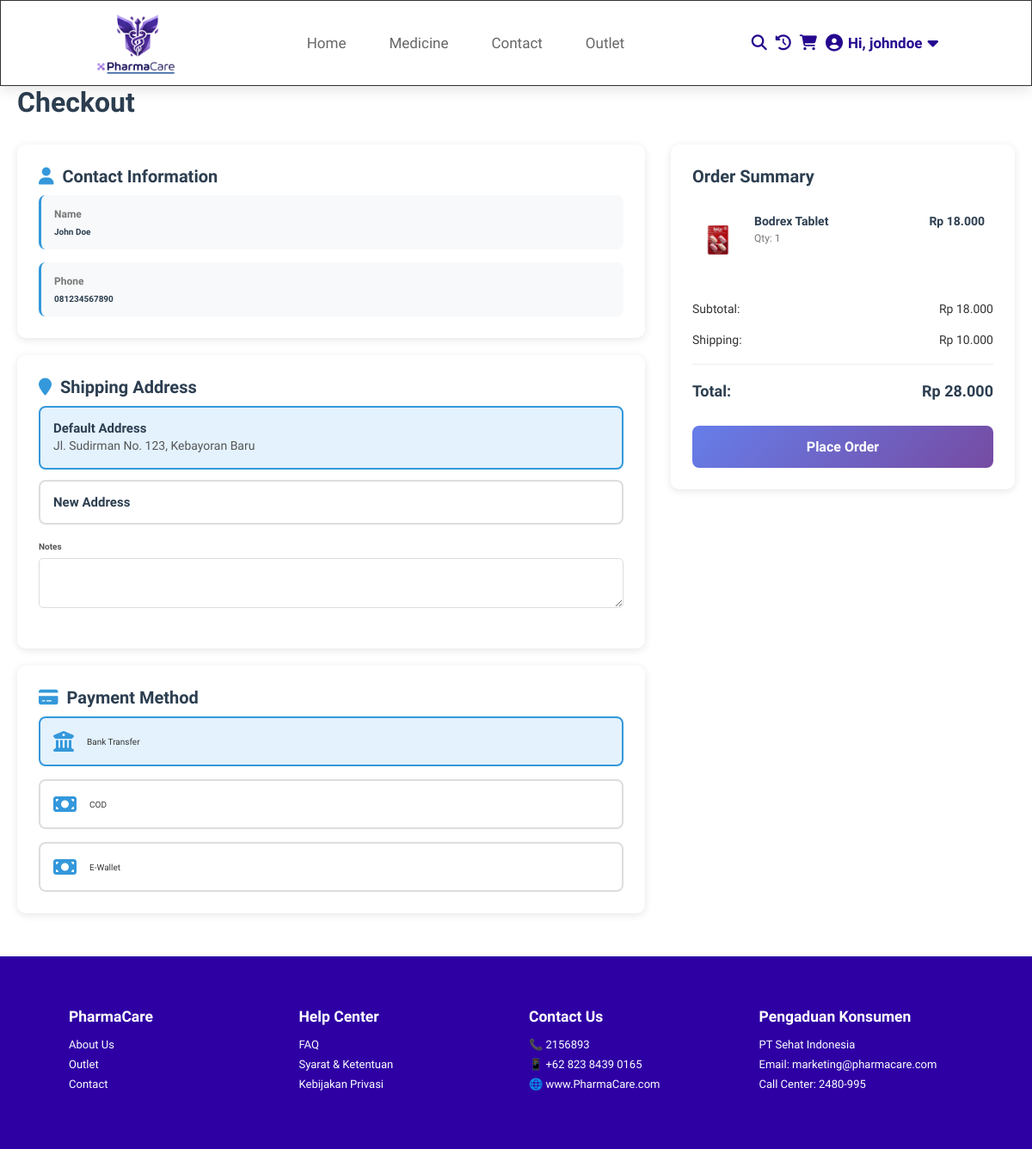
The page /ViewUser/mainUser/checkout.php?medicine_id=MED-001 (signed in) on the database its author committed.
### tables this page shows
CREATE TABLE `users` (
  `user_id` varchar(10) NOT NULL,
  `username` varchar(50) NOT NULL,
  `password` varchar(255) NOT NULL,
  `full_name` varchar(100) NOT NULL,
  `email` varchar(100) NOT NULL,
  `phone_number` varchar(20) NOT NULL,
  `birth_date` date NOT NULL,
  `gender` enum('Laki-laki','Perempuan') NOT NULL,
  `city` varchar(50) NOT NULL,
  `province` varchar(50) NOT NULL,
  `address` text NOT NULL,
  `created_at` timestamp NOT NULL DEFAULT CURRENT_TIMESTAMP,
  `updated_at` timestamp NOT NULL DEFAULT CURRENT_TIMESTAMP ON UPDATE CURRENT_TIMESTAMP
);

CREATE TABLE `medicines` (
  `medicine_id` varchar(20) NOT NULL,
  `supplier_id` varchar(10) DEFAULT NULL,
  `medicine_name` varchar(255) NOT NULL,
  `category` enum('wellness','medicine') NOT NULL,
  `price` decimal(10,2) NOT NULL,
  `expired_date` date DEFAULT NULL,
  `image_path` varchar(255) NOT NULL,
  `description` text,
  `benefits` text,
  `dosage` text,
  `warnings` text,
  `rating` decimal(2,1) DEFAULT '0.0',
  `tag` varchar(50) DEFAULT NULL,
  `stock` int DEFAULT '0',
  `created_at` timestamp NOT NULL DEFAULT CURRENT_TIMESTAMP,
  `updated_at` timestamp NOT NULL DEFAULT CURRENT_TIMESTAMP ON UPDATE CURRENT_TIMESTAMP,
  `admin_id` varchar(20) DEFAULT NULL
);

### ViewUser/mainUser/checkout.php (the view, shortened to what this page needs)
<?php
function getCheckoutImagePath($image_path) {
    if (strpos($image_path, '../') === 0) return $image_path;
    return '../assets/' . $image_path;
}
$selectedItems = [];
$hasDirect = isset($_GET['medicine_id']);
$hasSelectedPost = isset($_POST['selected_items']);
if ($hasDirect) {
    $conn = getConnection();
    $stmt = $conn->prepare("SELECT medicine_id, medicine_name, price, image_path FROM medicines WHERE medicine_id = ?");
    $stmt->bind_param("s", $_GET['medicine_id']);
    $stmt->execute();
    $res = $stmt->get_result();
    if ($prod = $res->fetch_assoc()) {
        $selectedItems[$prod['medicine_id']] = [
            'id' => $prod['medicine_id'],
            'name' => $prod['medicine_name'],
            'price' => $prod['price'],
            'image' => getCheckoutImagePath($prod['image_path']),
            'qty' => 1
        ];
    }
} elseif (!empty($_SESSION['checkout_items'])) {
    $selectedItems = $_SESSION['checkout_items'];
}
$conn = getConnection();
$stmt = $conn->prepare("SELECT * FROM users WHERE user_id = ?");
$stmt->bind_param("s", $_SESSION['user_id']);
$stmt->execute();
$user = $stmt->get_result()->fetch_assoc();
$subtotal = 0;
foreach ($selectedItems as $item) $subtotal += $item['price'] * $item['qty'];
$shipping = 10000;
$total = $subtotal + $shipping;
?>
<!DOCTYPE html>
<html lang="en">
<head>
    <link rel="stylesheet" href="../cssuser/checkout.css">
    <link rel="stylesheet" href="https://cdnjs.cloudflare.com/ajax/libs/font-awesome/4.7.0/css/font-awesome.min.css">
</head>
<body>
<?php include 'navbar.php'; ?>
<div class="checkout-container">
    <h1>Checkout</h1>
    <form id="checkout-form" method="POST" action="order_confirmation.php">
        <div class="checkout-content">
            <div class="checkout-form-section">
                <div class="form-section">
                    <h2><i class="fa fa-user"></i> Contact Information</h2>
                    <div class="info-display">
                        <div class="info-item"><label>Name</label><div class="info-value"><?= htmlspecialchars($user['full_name'] ?? '-') ?></div></div>
                        <div class="info-item"><label>Phone</label><div class="info-value"><?= htmlspecialchars($user['phone_number'] ?? '-') ?></div></div>
                    </div>
                </div>
                <div class="form-section">
                    <h2><i class="fa fa-map-marker"></i> Shipping Address</h2>
                    <?php if (!empty($user['address'])): ?>
                    <div class="saved-address-section">
                        <div class="saved-address">
                            <label for="use-saved"><strong>Default Address</strong><p><?= htmlspecialchars($user['address']) ?></p></label>
                        </div>
                        <div class="saved-address">
                            <label for="use-new"><strong>New Address</strong></label>
                        </div>
                    </div>
                    <?php else: ?><input type="hidden" name="address-option" value="new"><?php endif; ?>
                    <div class="form-group"><label>Notes</label><textarea name="notes" rows="2"></textarea></div>
                </div>
                <div class="form-section">
                    <h2><i class="fa fa-credit-card"></i> Payment Method</h2>
                    <div class="payment-methods">
                        <div class="payment-option">
                            <label for="payment-transfer"><i class="fa fa-bank"></i> Bank Transfer </label>
                        </div>
                        <div class="payment-option">
                            <label for="payment-cod"><i class="fa fa-money"></i> COD </label>
                        </div>
                        <div class="payment-option">
                            <label for="payment-ewallet"><i class="fa fa-money"></i> E-Wallet </label>
                        </div>
                    </div>
                </div>
            </div>
            <div class="order-summary-section">
                <div class="order-summary-sticky">
                    <h2>Order Summary</h2>
                    <div class="order-items">
                        <?php foreach ($selectedItems as $item): ?>
                        <div class="order-item">
                            <img src="<?= htmlspecialchars($item['image']) ?>" onerror="this.src='../assets/default.jpg'">
                            <div class="item-info"><h4><?= htmlspecialchars($item['name']) ?></h4><p>Qty: <?= $item['qty'] ?></p></div>
                            <div class="item-price">Rp <?= number_format($item['price']*$item['qty'],0,',','.') ?></div>
                        </div>
                        <?php endforeach; ?>
                    </div>
                    <div class="summary-details">
                        <div class="summary-row"><span>Subtotal:</span><span>Rp <?= number_format($subtotal,0,',','.') ?></span></div>
                        <div class="summary-row"><span>Shipping:</span><span>Rp <?= number_format($shipping,0,',','.') ?></span></div>
                        <hr><div class="summary-row total"><span>Total:</span><span>Rp <?= number_format($total,0,',','.') ?></span></div>
                    </div>
                    <button type="submit" class="btn-place-order">Place Order</button>
                </div>
            </div>
        </div>
    </form>
</div>
<?php include 'footer.php'; ?>
</body>
</html>

### ViewUser/cssuser/checkout.css (style rules this page uses)
* { margin: 0; padding: 0; box-sizing: border-box; }
body { font-family: 'Andika', sans-serif; background-color: #f5f5f5; color: #333; }
.checkout-container { max-width: 1200px; margin: 100px auto 50px; padding: 0 20px; }
.checkout-container h1 { font-size: 32px; margin-bottom: 30px; color: #2c3e50; }
.checkout-content { display: grid; grid-template-columns: 1fr 400px; gap: 30px; }
.checkout-form-section { display: flex; flex-direction: column; gap: 20px; }
.form-section { background: white; padding: 25px; border-radius: 10px; box-shadow: 0 2px 10px rgba(0,0,0,0.1); }
.form-section h2 { font-size: 20px; margin-bottom: 10px; color: #2c3e50; display: flex; align-items: center; gap: 10px; }
.form-section h2 i { color: #3498db; }
.info-display { display: flex; flex-direction: column; gap: 15px; }
.info-item { background: #f8f9fa; padding: 15px; border-radius: 8px; border-left: 3px solid #3498db; }
.info-item label { display: block; font-size: 12px; color: #777; margin-bottom: 8px; font-weight: 600; }
.info-value { display: flex; align-items: center; gap: 10px; color: #2c3e50; font-weight: 600; }
.saved-address-section { display: flex; flex-direction: column; gap: 12px; margin-bottom: 20px; }
.saved-address { position: relative; }
.saved-address label { display: block; padding: 15px; border: 2px solid #ddd; border-radius: 8px; cursor: pointer; transition: all 0.3s; margin-bottom: 0; }
.saved-address input[type="radio"]:checked + label { border-color: #3498db; background-color: #e3f2fd; }
.saved-address strong { display: flex; align-items: center; gap: 8px; color: #2c3e50; font-size: 15px; }
.saved-address p { color: #555; font-size: 14px; line-height: 1.6; margin: 0; }
.form-group { margin-bottom: 20px; }
.form-group label { display: block; margin-bottom: 8px; font-weight: 600; color: #555; }
.form-group input, .form-group textarea { width: 100%; padding: 12px; border: 1px solid #ddd; border-radius: 5px; font-family: 'Andika', sans-serif; font-size: 14px; transition: border-color 0.3s; }
.form-group textarea { resize: vertical; }
.payment-methods { display: flex; flex-direction: column; gap: 15px; }
.payment-option { position: relative; }
.payment-option label { display: flex; align-items: center; gap: 15px; padding: 15px; border: 2px solid #ddd; border-radius: 8px; cursor: pointer; transition: all 0.3s; }
.payment-option input[type="radio"]:checked + label { border-color: #3498db; background-color: #e3f2fd; }
.payment-option label i { font-size: 24px; color: #3498db; }
.order-summary-section { position: relative; }
.order-summary-sticky { position: sticky; top: 80px; background: white; padding: 25px; border-radius: 10px; box-shadow: 0 2px 10px rgba(0,0,0,0.1); }
.order-summary-sticky h2 { font-size: 20px; margin-bottom: 20px; color: #2c3e50; }
.order-items { max-height: 300px; overflow-y: auto; margin-bottom: 20px; padding-right: 10px; }
.order-item { display: flex; gap: 12px; padding: 12px 0; border-bottom: 1px solid #eee; }
.order-item:last-child { border-bottom: none; }
.order-item img { width: 60px; height: 60px; object-fit: cover; border-radius: 5px; }
.order-item .item-info { flex: 1; }
.order-item h4 { font-size: 14px; color: #2c3e50; margin-bottom: 5px; }
.order-item p { font-size: 12px; color: #777; }
.order-item .item-price { font-weight: 600; color: #2c3e50; font-size: 14px; }
.summary-details { margin: 20px 0; }
.summary-row { display: flex; justify-content: space-between; padding: 10px 0; font-size: 14px; }
.summary-row.total { font-size: 18px; font-weight: 700; color: #2c3e50; margin-top: 10px; }
.summary-details hr { border: none; border-top: 1px solid #eee; margin: 10px 0; }
.btn-place-order { width: 100%; padding: 15px; background: linear-gradient(135deg, #667eea 0%, #764ba2 100%); color: white; border: none; border-radius: 8px; font-size: 16px; font-weight: 600; cursor: pointer; transition: transform 0.3s, box-shadow 0.3s; display: flex; align-items: center; justify-content: center; gap: 10px; }

### ViewUser/cssuser/navbar.css (style rules this page uses)
:root { --black: black; --purple: purple; --light-color: #666; --box-shadow: 0 .5rem 1.5rem rgba(0,0,0,.1); }
* { font-family: 'andika'; margin: 0; padding: 0; box-sizing: border-box; border: none; outline: none; text-decoration: none; text-transform: none; transition: all .2s linear; }
html { font-size: 62.5%; overflow-x: hidden; scroll-padding-top: 7rem; scroll-behavior: smooth; }
body { background: #fff; }

### rows shown on the page
users: full_name "John Doe", phone_number "081234567890", address "Jl. Sudirman No. 123, Kebayoran Baru"
medicines: image_path (picture), medicine_name "Bodrex Tablet", qty "1", $item['price']*$item['qty'] "18.000"

### other values the page prints
$username "johndoe"
$subtotal "18.000"
$shipping "10.000"
$total "28.000"
